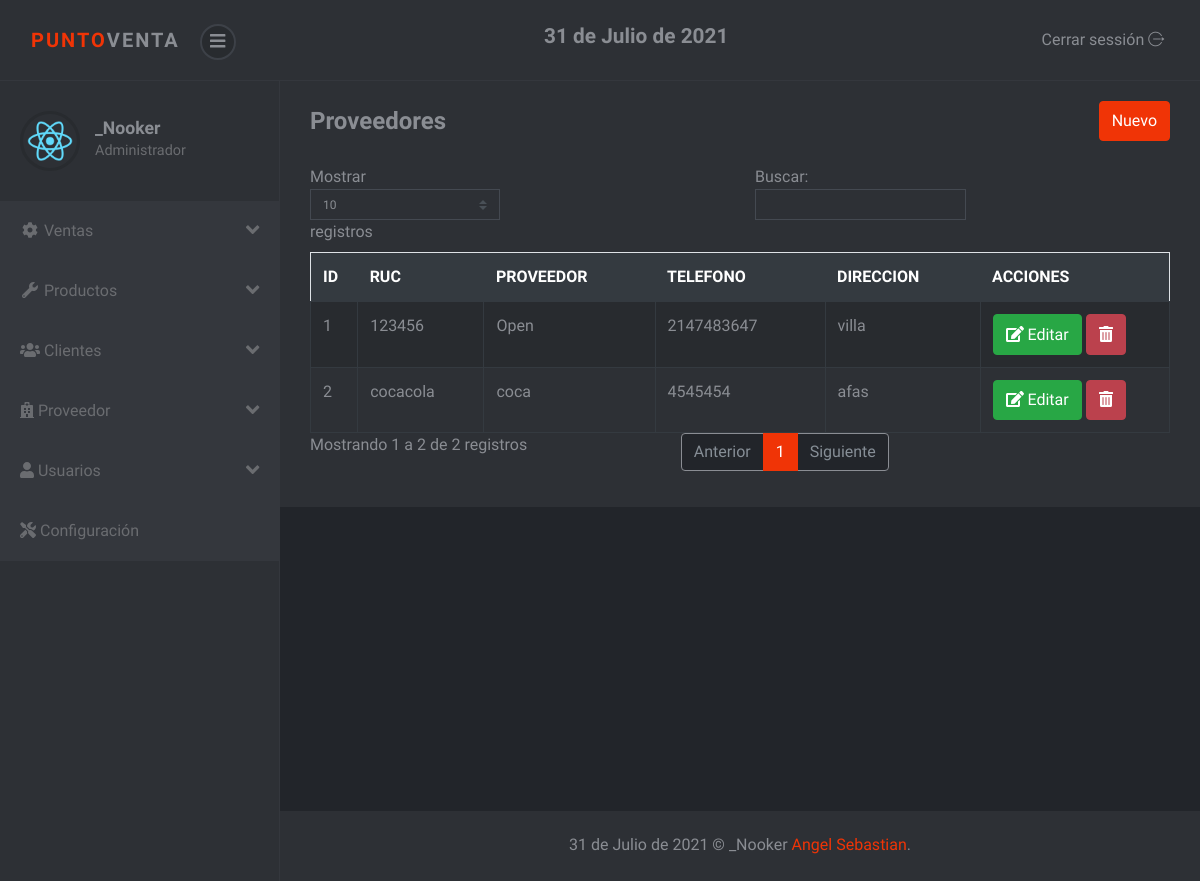
/sistema/lista_proveedor.php (signed in), run on the app's committed database.
### tables this page shows
CREATE TABLE `proveedor` (
  `codproveedor` int(11) NOT NULL,
  `proveedor` varchar(100) NOT NULL,
  `contacto` varchar(100) NOT NULL,
  `telefono` int(11) NOT NULL,
  `direccion` varchar(100) NOT NULL,
  `usuario_id` int(11) NOT NULL
);

### sistema/lista_proveedor.php (the view)
<?php include_once "includes/header.php"; ?>
<div class="container-fluid">
	<div class="d-sm-flex align-items-center justify-content-between mb-4">
		<h1 class="h3 mb-0 text-gray-800">Proveedores</h1>
		<a href="registro_proveedor.php" class="btn btn-primary">Nuevo</a>
	</div>
	<div class="row">
		<div class="col-lg-12">
			<div class="table-responsive">
				<table class="table table-striped table-bordered" id="table">
					<thead class="thead-dark">
						<tr>
							<th>ID</th>
							<th>RUC</th>
							<th>PROVEEDOR</th>
							<th>TELEFONO</th>
							<th>DIRECCION</th>
							<?php if ($_SESSION['rol'] == 1) { ?>
							<th>ACCIONES</th>
							<?php } ?>
						</tr>
					</thead>
					<tbody>
						<?php
						include "../conexion.php";
						$query = mysqli_query($conexion, "SELECT * FROM proveedor");
						$result = mysqli_num_rows($query);
						if ($result > 0) {
							while ($data = mysqli_fetch_assoc($query)) { ?>
								<tr>
									<td><?php echo $data['codproveedor']; ?></td>
									<td><?php echo $data['contacto']; ?></td>
									<td><?php echo $data['proveedor']; ?></td>
									<td><?php echo $data['telefono']; ?></td>
									<td><?php echo $data['direccion']; ?></td>
									<?php if ($_SESSION['rol'] == 1) { ?>
									<td>
										<a href="editar_proveedor.php?id=<?php echo $data['codproveedor']; ?>" class="btn btn-success"><i class='fas fa-edit'></i> Editar</a>
										<form action="eliminar_proveedor.php?id=<?php echo $data['codproveedor']; ?>" method="post" class="confirmar d-inline">
											<button class="btn btn-danger" type="submit"><i class='fas fa-trash-alt'></i> </button>
										</form>
									</td>
									<?php } ?>
								</tr>
						<?php }
						} ?>
					</tbody>
				</table>
			</div>
		</div>
	</div>
</div>
<?php include_once "includes/footer.php"; ?>

### sistema/css/style.violet.css (style rules this page uses)
body { position: relative; }
a { -webkit-transition: all 0.3s; transition: all 0.3s; display: inline-block; }
button { cursor: pointer; }
button, input[type='submit'] { cursor: pointer; font-family: inherit; font-weight: 300 !important; }
.table { margin-bottom: 0; color: #8a8d93; }
.table td, .table th { border-color: #343a40; }
.table thead th { border: none; }
.table-striped tbody tr { -webkit-transition: all 0.3s; transition: all 0.3s; }
.table-striped tbody tr:nth-of-type(odd) { background-color: #282b2f; }
.table-bordered td, .table-bordered th { border-color: #343a40; }
.btn { font-weight: 400; border: 1px solid transparent; padding: 0.45rem 0.75rem; font-size: 1rem; line-height: 1.5; border-radius: 0.25rem; -webkit-transition: color 0.15s ease-in-out, background-color 0.15s ease-in-out, border-color 0.15s ease-in-out, -webkit-box-shadow 0.15s ease-in-out; transition: color 0.15s ease-in-out, background-color 0.15s ease-in-out, border-color 0.15s ease-in-out, -webkit-box-shadow 0.15s ease-in-out; transition: color 0.15s ease-in-out, background-color 0.15s ease-in-out, border-color 0.15s ease-in-out, box-shadow 0.15s ease-in-out; transition: color 0.15s ease-in-out, background-color 0.15s ease-in-out, border-color 0.15s ease-in-out, box-shadow 0.15s ease-in-out, -webkit-box-shadow 0.15s ease-in-out; }
.btn-primary { color: color-yiq(#f03406); background-color: #f03406; border-color: #f03406; }
.btn-success { color: color-yiq(#28a745); background-color: #28a745; border-color: #28a745; }
.btn-danger { color: color-yiq(#bb414d); background-color: #bb414d; border-color: #bb414d; }
body { font-family: "Muli", sans-serif; font-size: 1rem; font-weight: 400; line-height: 1.5; color: #8a8d93; background-color: #fff; }
a { color: #f03406; text-decoration: none; }
h1, h2, h3, h4, h5, h6, .h1, .h2, .h3, .h4, .h5, .h6 { margin-bottom: 0.5rem; font-family: inherit; font-weight: 700; line-height: 1.2; color: inherit; }
h1, .h1 { font-size: 2.5rem; }
h3, .h3 { font-size: 1.5rem; }

### data on the page
proveedor: codproveedor "1", contacto "123456", proveedor "Open", telefono "2147483647", direccion "villa"
proveedor: codproveedor "2", contacto "cocacola", proveedor "coca", telefono "4545454", direccion "afas"

### other printed values
fechaPeru() "31 de Julio de 2021"
$_SESSION['nombre'] "_Nooker"
